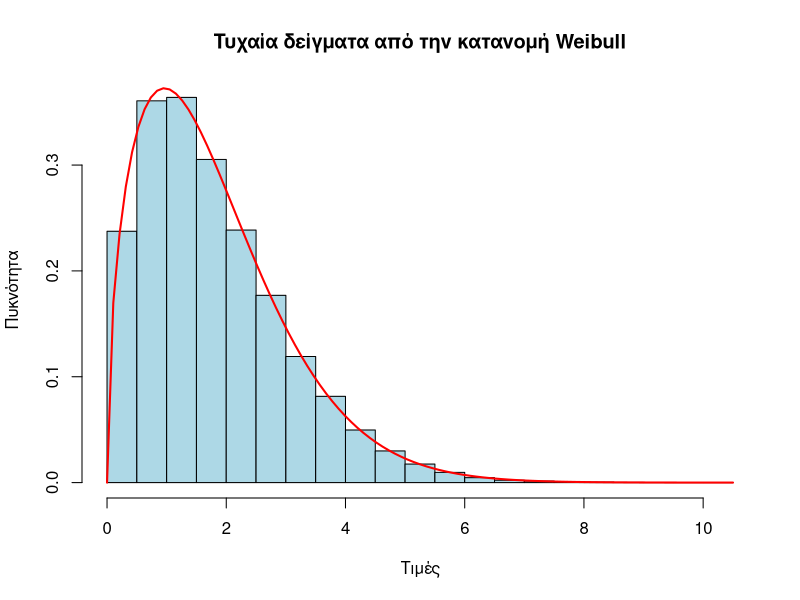
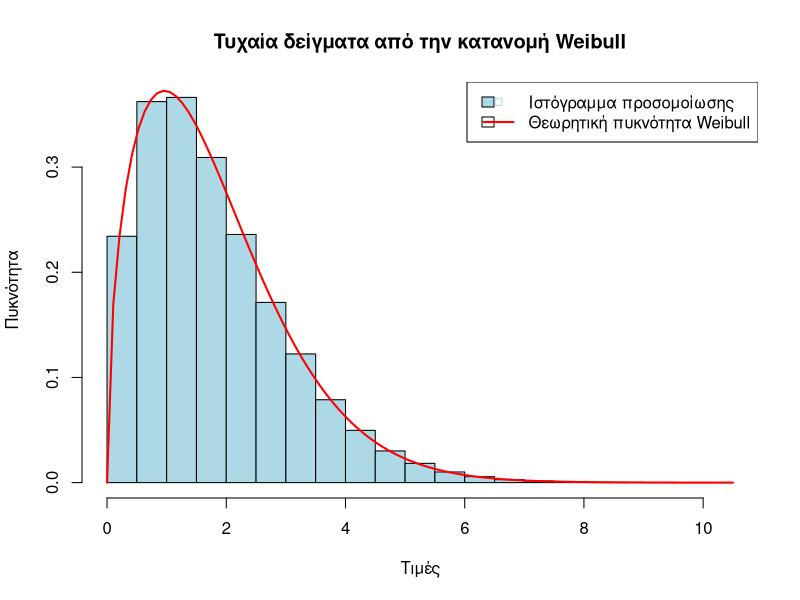

Generate these figures, in order, with R:
# Ορισμός παραμέτρων Weibull
lambda <- 2   # Παράμετρος κλίμακας
k <- 1.5      # Παράμετρος σχήματος
n <- 100000     # Πλήθος δειγμάτων

# Δημιουργία ψευδοτυχαίων αριθμών από την U[0,1]
U <- runif(n, min = 0, max = 1)

# Μετασχηματισμός με την αντίστροφη συνάρτηση κατανομής Weibull
X <- lambda * (-log(1 - U))^(1/k)

# Σχεδίαση ιστογράμματος των παραγόμενων τιμών
hist(X, breaks = 30, probability = TRUE, col = "lightblue",
     main = "Τυχαία δείγματα από την κατανομή Weibull",
     xlab = "Τιμές", ylab = "Πυκνότητα")

# Σχεδίαση της θεωρητικής συνάρτησης πυκνότητας Weibull
curve(dweibull(x, shape = k, scale = lambda), col = "red", add = TRUE, lwd = 2)

lambda <- 2
k <- 1.5
n <- 100000
U <- runif(n, min = 0, max = 1)
X <- lambda * (-log(1 - U))^(1/k)
hist(X, breaks = 30, probability = TRUE, col = "lightblue", main = "Τυχαία δείγματα από την κατανομή Weibull", xlab = "Τιμές", ylab = "Πυκνότητα")
curve(dweibull(x, shape = k, scale = lambda), col = "red", add = TRUE, lwd = 2)
legend("topright", legend = c("Ιστόγραμμα προσομοίωσης", "Θεωρητική πυκνότητα Weibull"), fill = c("lightblue", NA), border = "black", lty = c(NA, 1), col = c("lightblue", "red"), lwd = c(NA, 2), pch = c(22, NA), bg = "white")
